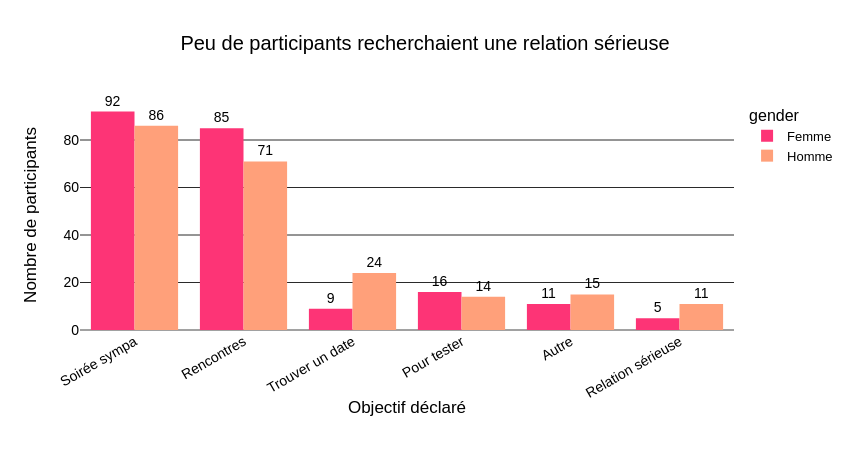

Notebook source saved alongside this figure:
### Code cell
goal_order = df_participants["goal"].value_counts().index.tolist()
fig = count_bar(
    df_participants, "goal",
    "Peu de participants recherchaient une relation sérieuse",
    "Objectif déclaré", by="gender", category_order=goal_order,
)

fig.update_layout(xaxis_tickangle=-30, margin=dict(b=120))

fig.show()

fig.write_image(IMG_PATH / "03_objectif_participants.png")

### Figure 1 — Plotly figure (JSON) as saved in the notebook; plotly's stock layout.template omitted (floating-point values rounded to 4 significant figures)
{"data": [{"alignmentgroup": "True", "cliponaxis": false, "hovertemplate": "gender=Femme<br>goal=%{x}<br>n=%{text}<extra></extra>", "legendgroup": "Femme", "marker": {"color": "#FD3476", "pattern": {"shape": ""}}, "name": "Femme", "offsetgroup": "Femme", "orientation": "v", "showlegend": true, "text": [11.0, 16.0, 5.0, 85.0, 92.0, 9.0], "textposition": "outside", "type": "bar", "x": ["Autre", "Pour tester", "Relation sérieuse", "Rencontres", "Soirée sympa", "Trouver un date"], "xaxis": "x", "y": [11, 16, 5, 85, 92, 9], "yaxis": "y"}, {"alignmentgroup": "True", "cliponaxis": false, "hovertemplate": "gender=Homme<br>goal=%{x}<br>n=%{text}<extra></extra>", "legendgroup": "Homme", "marker": {"color": "#FFA07A", "pattern": {"shape": ""}}, "name": "Homme", "offsetgroup": "Homme", "orientation": "v", "showlegend": true, "text": [15.0, 14.0, 11.0, 71.0, 86.0, 24.0], "textposition": "outside", "type": "bar", "x": ["Autre", "Pour tester", "Relation sérieuse", "Rencontres", "Soirée sympa", "Trouver un date"], "xaxis": "x", "y": [15, 14, 11, 71, 86, 24], "yaxis": "y"}], "layout": {"bargap": 0.2, "barmode": "group", "height": 450, "legend": {"title": {"text": "gender"}, "tracegroupgap": 0}, "margin": {"b": 120}, "title": {"text": "Peu de participants recherchaient une relation sérieuse"}, "width": 850, "xaxis": {"anchor": "y", "categoryarray": ["Soirée sympa", "Rencontres", "Trouver un date", "Pour tester", "Autre", "Relation sérieuse"], "categoryorder": "array", "domain": [0, 1], "tickangle": -30, "title": {"text": "Objectif déclaré"}}, "yaxis": {"anchor": "x", "domain": [0, 1], "title": {"text": "Nombre de participants"}}}}
